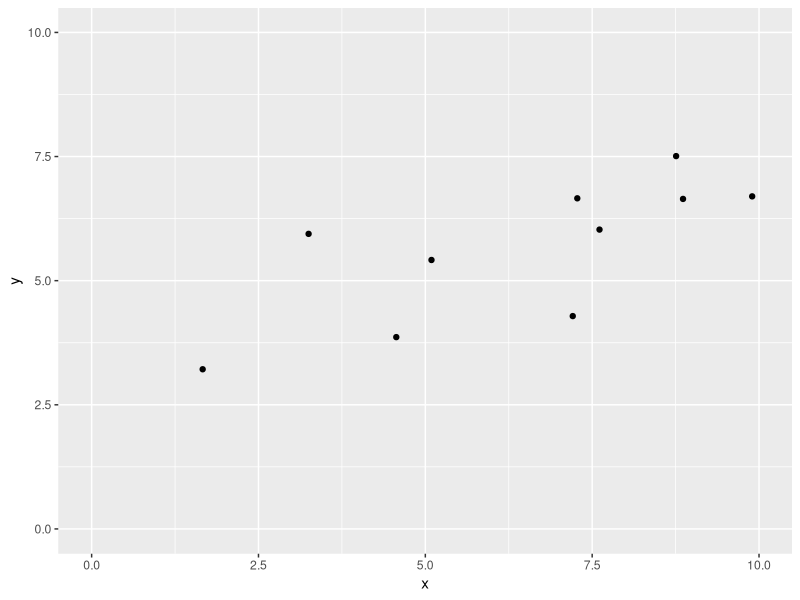
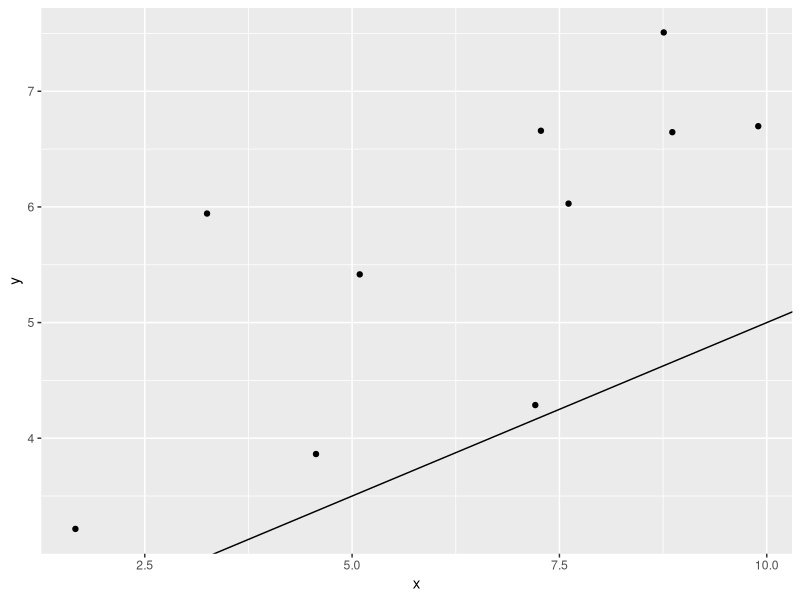
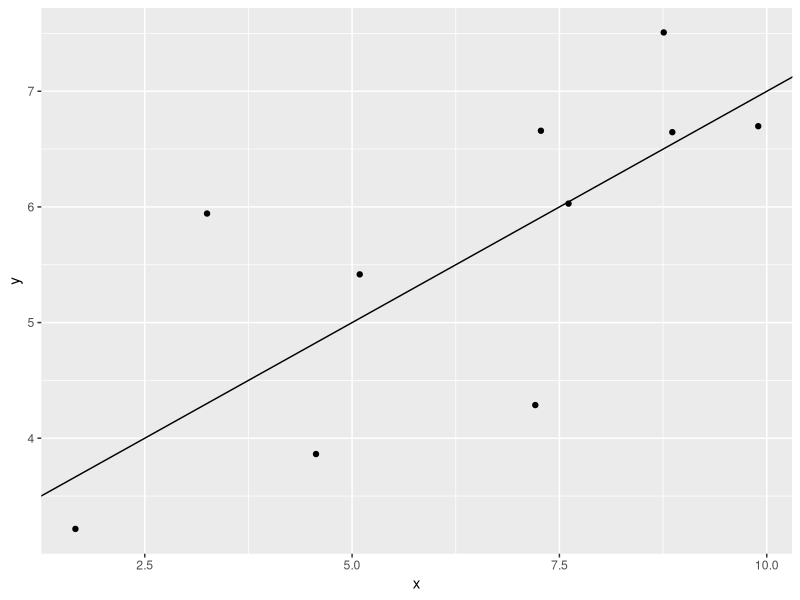
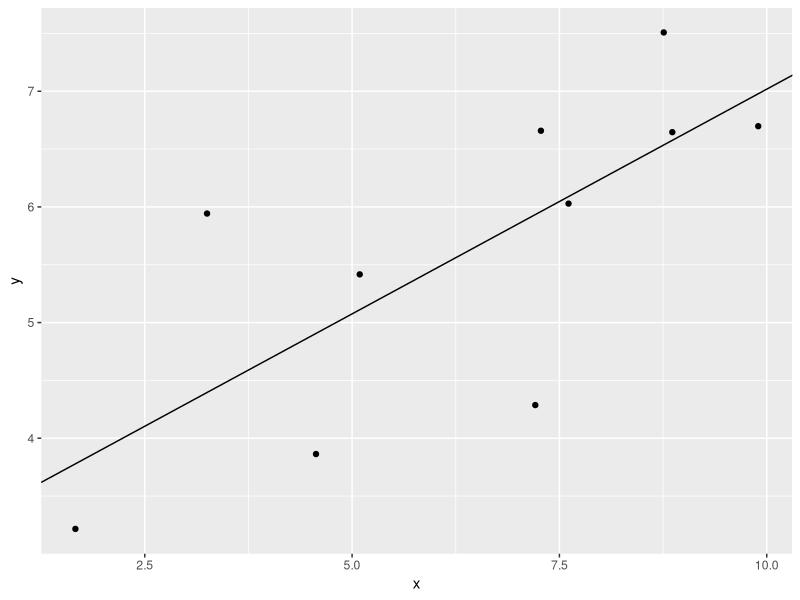
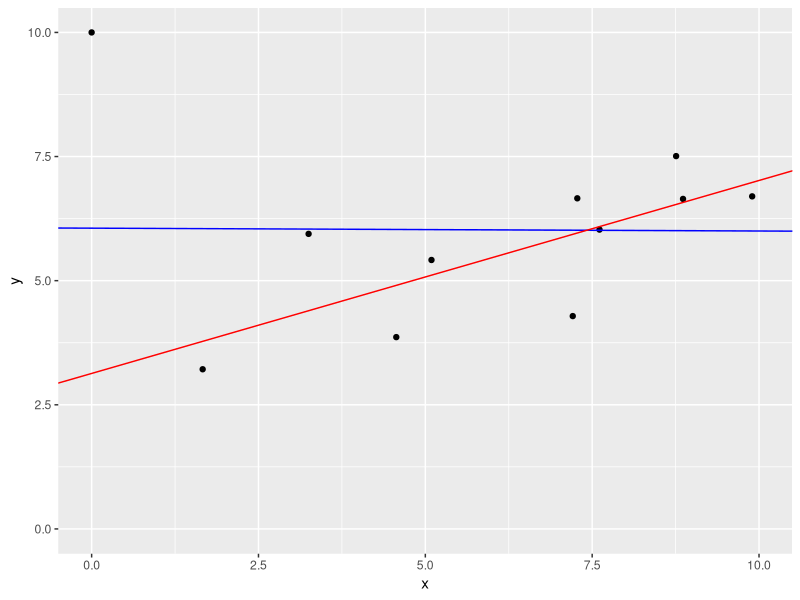

Source code (R) for these figures, in order:
library(ggplot2)

### generate some data

# generate a vector of random values between 0 and 1
set.seed(12345)
x <- runif(10, min=0, max=10)
x

# choose "real" b0 and b1
b0 <- 2.5
b1 <- 0.5

# add random error terms
errs <- rnorm(10, mean=0, sd=1)
# note: rnorm() generates random data from a normal distribution
errs

y <- b0 + b1 * x + errs
y


### analyze our generated data

# plot y vs x
ggplot() + 
  geom_point(mapping = aes(x=x, y=y)) + 
  xlim(0,10) + ylim(0,10)

# make a guess at the parameters for b0 and b1 and plot with that line added
b0.guess <- 2
b1.guess <- 0.3
ggplot() + 
  geom_point(mapping = aes(x=x, y=y)) + 
  geom_abline(mapping = aes(intercept = b0.guess, slope = b1.guess))

# try another guess
b0.guess <- 3
b1.guess <- 0.4
ggplot() + 
  geom_point(mapping = aes(x=x, y=y)) + 
  geom_abline(mapping = aes(intercept = b0.guess, slope = b1.guess))

# actually use a linear model to estimate b0 and b1
linear.model <- lm(y ~ x)
summary(linear.model)

linear.model$coefficients
linear.model$coefficients[1]
linear.model$coefficients[2]

  # aside: calculate the coefficients manually
  xm <- mean(x)
  ym <- mean(y)
  b1.calc <- sum( (x-xm)*(y-ym) ) / sum( (x-xm)^2 )
  b1.calc
    # alternatively
    b1.calc <- cov(x, y) / var(x)
    b1.calc
  b0.calc <- ym - b1.calc*xm
  b0.calc
  linear.model$coefficients

b0.lm <- linear.model$coefficients[1]
b1.lm <- linear.model$coefficients[2]
ggplot() + 
  geom_point(mapping = aes(x=x, y=y)) + 
  geom_abline(mapping = aes(intercept = b0.lm, 
                            slope = b1.lm))

# why did the linear model choose these parameters instead of 3 and 0.4 ?

# calculate SSE (sum of squared errors) for the "guess" model
preds.guess <- b0.guess + b1.guess * x
errors.guess <- y - preds.guess
errors.guess
sum.squared.errors.guess <- sum(errors.guess^2)
sum.squared.errors.guess

# calculate SSE for the linear model
preds.lm <- b0.lm + b1.lm * x
errors.lm <- y - preds.lm
sum.squared.errors.lm <- sum(errors.lm^2)
sum.squared.errors.lm

# which one is lower?


# calculate RMSE, ME, MPE, MAPE, MAE

# ME (mean error)
me.lm <- mean(errors.lm)
me.lm

# RMSE (root mean squared error)
mse.lm <- sum.squared.errors.lm / length(errors.lm)
rmse.lm <- sqrt(mse.lm)
rmse.lm

# MAE (mean absolute error)
abs.errors.lm <- abs(errors.lm)
abs.errors.lm
mae.lm <- mean(abs.errors.lm)

# MPE (mean percentage error)
mpe.lm <- mean(errors.lm / y) * 100
mpe.lm

# MAPE (mean absolute percentage error)
mape.lm <- mean(abs.errors.lm / y) * 100
mape.lm

# or we can get these values much more easily from the accuracy() function
# in the "forecast" package 
library(forecast)
accuracy(preds.lm, y)

# compare with the "guess" values
accuracy(preds.guess, y)
# are the model predictions best on every measure?



### add an outlier
outlier.x <- 0
outlier.y <- 10

x <- c(x, outlier.x)
y <- c(y, outlier.y)

# train a new linear regression model after adding this outlier
linear.model.outlier <- lm(y ~ x)
summary(linear.model.outlier)

# plot the points with original and new linear models
b0.lm.out <- linear.model.outlier$coefficients[1]
b1.lm.out <- linear.model.outlier$coefficients[2]
ggplot() + 
  geom_point(mapping = aes(x=x, y=y)) + 
  geom_abline(mapping = aes(intercept = b0.lm.out, 
                            slope = b1.lm.out),
              col = "blue") + 
  geom_abline(mapping = aes(intercept = b0.lm, 
                            slope = b1.lm),
              col = "red") + 
  xlim(0,10) + ylim(0,10)

